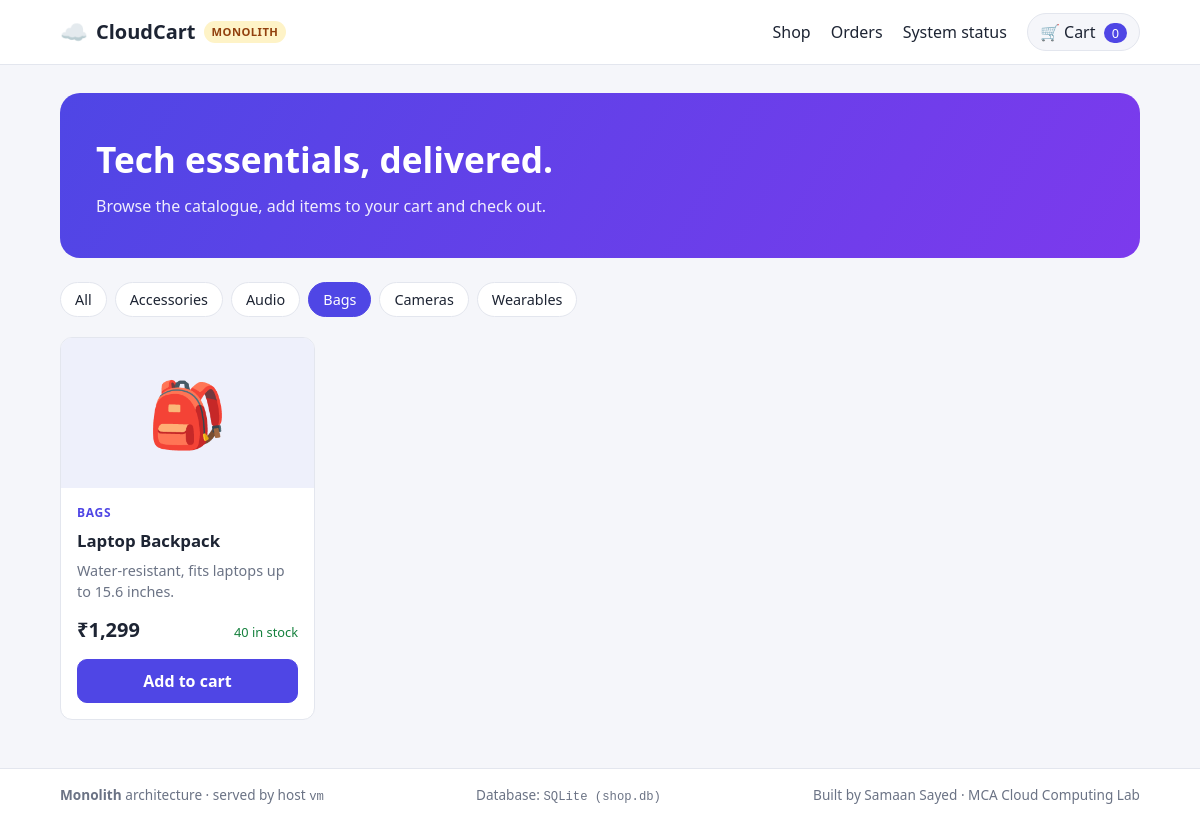
/?category=Bags, run on the app's committed database.
### app.py (models this page shows)
class Product(db.Model):
    __tablename__ = "products"
    id = db.Column(db.Integer, primary_key=True)
    name = db.Column(db.String(100), nullable=False)
    description = db.Column(db.String(255), nullable=False)
    category = db.Column(db.String(50), nullable=False)
    price = db.Column(db.Integer, nullable=False)  # whole rupees
    stock = db.Column(db.Integer, nullable=False, default=0)
    emoji = db.Column(db.String(16), nullable=False)

### app.py (the view)
@app.route("/")
def index():
    category = request.args.get("category")
    query = Product.query.order_by(Product.id)
    if category:
        query = query.filter_by(category=category)
    categories = [c for (c,) in db.session.query(Product.category).distinct().order_by(Product.category)]
    return render_template("index.html", products=query.all(), categories=categories, active_category=category)

### app.py (called while the page is built)
@app.template_filter("inr")
def inr(amount):
    return f"₹{amount:,}"

def current_cart_id():
    if "cart_id" not in session:
        session["cart_id"] = uuid.uuid4().hex
    return session["cart_id"]

@app.context_processor
def inject_layout_data():
    count = (
        db.session.query(func.coalesce(func.sum(CartItem.quantity), 0))
        .filter(CartItem.cart_id == current_cart_id())
        .scalar()
    )
    return {
        "architecture": "Monolith",
        "cart_count": count,
        "db_label": DB_LABEL,
        "hostname": socket.gethostname(),
        "student_name": STUDENT_NAME,
    }

### templates/index.html (shortened to what this page needs)
{% extends "base.html" %}
{% block content %}
<section class="hero">
  <h1>Tech essentials, delivered.</h1>
  <p>Browse the catalogue, add items to your cart and check out.</p>
</section>
<div class="chips">
  <a href="{{ url_for('index') }}" class="chip {% if not active_category %}chip-active{% endif %}">All</a>
  {% for c in categories %}
  <a href="{{ url_for('index', category=c) }}" class="chip {% if c == active_category %}chip-active{% endif %}">{{ c }}</a>
  {% endfor %}
</div>
<div class="grid">
  {% for p in products %}
  <article class="card">
    <div class="thumb">{{ p.emoji }}</div>
    <div class="card-body">
      <span class="category">{{ p.category }}</span>
      <h3>{{ p.name }}</h3>
      <p class="muted">{{ p.description }}</p>
      <div class="price-row">
        <span class="price">{{ p.price|inr }}</span>
        <span class="stock {% if p.stock < 5 %}stock-low{% endif %}">{{ p.stock }} in stock</span>
      </div>
      <form method="post" action="{{ url_for('add_to_cart', product_id=p.id) }}">
        {% if p.stock > 0 %}
        <button class="btn btn-primary btn-block">Add to cart</button>
        {% else %}
        <button class="btn btn-block" disabled>Out of stock</button>
        {% endif %}
      </form>
    </div>
  </article>
  {% else %}
  <p class="muted">No products found.</p>
  {% endfor %}
</div>
{% endblock %}

### static/style.css (style rules this page uses)
:root { --bg: #f5f6fa; --surface: #ffffff; --text: #1d2433; --muted: #6b7385; --border: #e3e6ee; --primary: #4f46e5; --primary-dark: #3f37c9; --success: #15803d; --error: #b91c1c; --radius: 12px; }
* { box-sizing: border-box; }
body { margin: 0; font-family: "Segoe UI", system-ui, -apple-system, Roboto, Arial, sans-serif; background: var(--bg); color: var(--text); line-height: 1.5; }
a { color: var(--primary); text-decoration: none; }
.muted { color: var(--muted); }
.hero { background: linear-gradient(120deg, #4f46e5, #7c3aed); color: #fff; border-radius: 20px; padding: 40px 36px; margin-bottom: 24px; }
.hero h1 { margin: 0 0 8px; font-size: 2.2rem; }
.hero p { margin: 0; opacity: 0.9; }
.chips { display: flex; gap: 8px; flex-wrap: wrap; margin-bottom: 20px; }
.chip { padding: 6px 14px; border-radius: 999px; background: var(--surface); border: 1px solid var(--border); color: var(--text); font-size: 0.9rem; }
.chip-active { background: var(--primary); border-color: var(--primary); color: #fff; }
.grid { display: grid; grid-template-columns: repeat(auto-fill, minmax(240px, 1fr)); gap: 20px; }
.card { background: var(--surface); border: 1px solid var(--border); border-radius: var(--radius); overflow: hidden; display: flex; flex-direction: column; transition: box-shadow 0.15s, transform 0.15s; }
.thumb { background: #eef0fb; font-size: 4rem; display: flex; align-items: center; justify-content: center; height: 150px; }
.card-body { padding: 16px; display: flex; flex-direction: column; gap: 6px; flex: 1; }
.card-body h3 { margin: 0; font-size: 1.05rem; }
.card-body p { margin: 0; font-size: 0.9rem; flex: 1; }
.category { font-size: 0.75rem; text-transform: uppercase; letter-spacing: 0.06em; color: var(--primary); font-weight: 600; }
.price-row { display: flex; justify-content: space-between; align-items: baseline; margin: 6px 0 8px; }
.price { font-size: 1.25rem; font-weight: 700; }
.stock { font-size: 0.8rem; color: var(--success); }
.btn { display: inline-block; border: 1px solid var(--border); background: var(--surface); color: var(--text); padding: 9px 16px; border-radius: 10px; font: inherit; font-weight: 600; cursor: pointer; text-align: center; }
.btn-primary { background: var(--primary); border-color: var(--primary); color: #fff; }
.btn-block { display: block; width: 100%; }

### data on the page
Product: emoji "🎒", category "BAGS", name "Laptop Backpack", description "Water-resistant, fits laptops up to 15.6 inches.", price|inr "₹1,299", stock "40", shows "Add to cart"

### other printed values
{{ architecture }} "MONOLITH"
{{ cart_count }} "0"
{{ c }} "Accessories" "Audio" "Bags" "Cameras" "Wearables"
{{ architecture }} "Monolith"
{{ hostname }} "vm"
{{ db_label }} "SQLite (shop.db)"
{{ student_name }} "Samaan Sayed"
